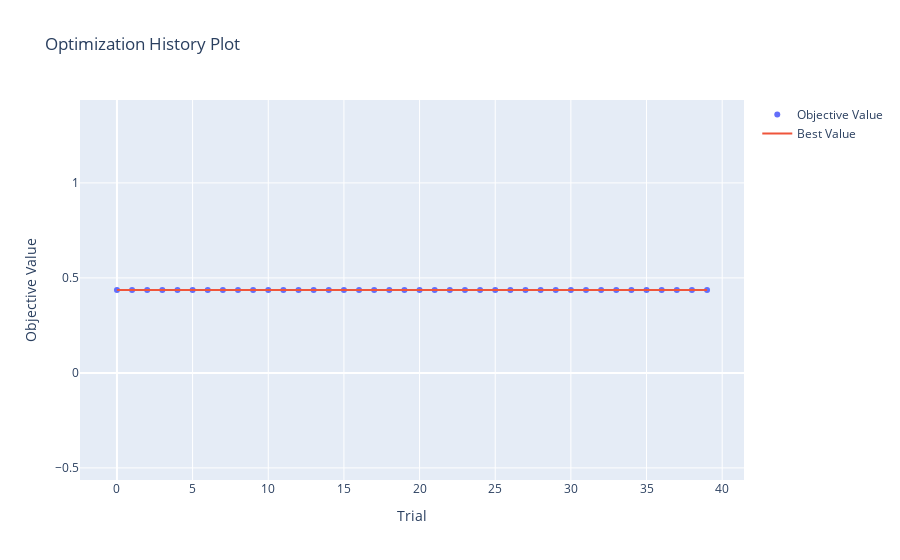

The notebook cell saved with this chart:
### Code cell
vis.plot_optimization_history(study)

### Figure 1 — Plotly figure (JSON) as saved in the notebook; plotly's stock layout.template omitted (floating-point values rounded to 4 significant figures)
{"data": [{"mode": "markers", "name": "Objective Value", "type": "scatter", "x": [0, 1, 2, 3, 4, 5, 6, 7, 8, 9, 10, 11, 12, 13, 14, 15, 16, 17, 18, 19, 20, 21, 22, 23, 24, 25, 26, 27, 28, 29, 30, 31, 32, 33, 34, 35, 36, 37, 38, 39], "y": [0.4365, 0.4365, 0.4365, 0.4365, 0.4365, 0.4365, 0.4365, 0.4365, 0.4365, 0.4365, 0.4365, 0.4365, 0.4365, 0.4365, 0.4365, 0.4365, 0.4365, 0.4365, 0.4365, 0.4365, 0.4365, 0.4365, 0.4365, 0.4365, 0.4365, 0.4365, 0.4365, 0.4365, 0.4365, 0.4365, 0.4365, 0.4365, 0.4365, 0.4365, 0.4365, 0.4365, 0.4365, 0.4365, 0.4365, 0.4365]}, {"mode": "lines", "name": "Best Value", "type": "scatter", "x": [0, 1, 2, 3, 4, 5, 6, 7, 8, 9, 10, 11, 12, 13, 14, 15, 16, 17, 18, 19, 20, 21, 22, 23, 24, 25, 26, 27, 28, 29, 30, 31, 32, 33, 34, 35, 36, 37, 38, 39], "y": [0.4365, 0.4365, 0.4365, 0.4365, 0.4365, 0.4365, 0.4365, 0.4365, 0.4365, 0.4365, 0.4365, 0.4365, 0.4365, 0.4365, 0.4365, 0.4365, 0.4365, 0.4365, 0.4365, 0.4365, 0.4365, 0.4365, 0.4365, 0.4365, 0.4365, 0.4365, 0.4365, 0.4365, 0.4365, 0.4365, 0.4365, 0.4365, 0.4365, 0.4365, 0.4365, 0.4365, 0.4365, 0.4365, 0.4365, 0.4365]}, {"marker": {"color": "#cccccc"}, "mode": "markers", "name": "Infeasible Trial", "showlegend": false, "type": "scatter", "x": [], "y": []}], "layout": {"title": {"text": "Optimization History Plot"}, "xaxis": {"title": {"text": "Trial"}}, "yaxis": {"title": {"text": "Objective Value"}}}}
